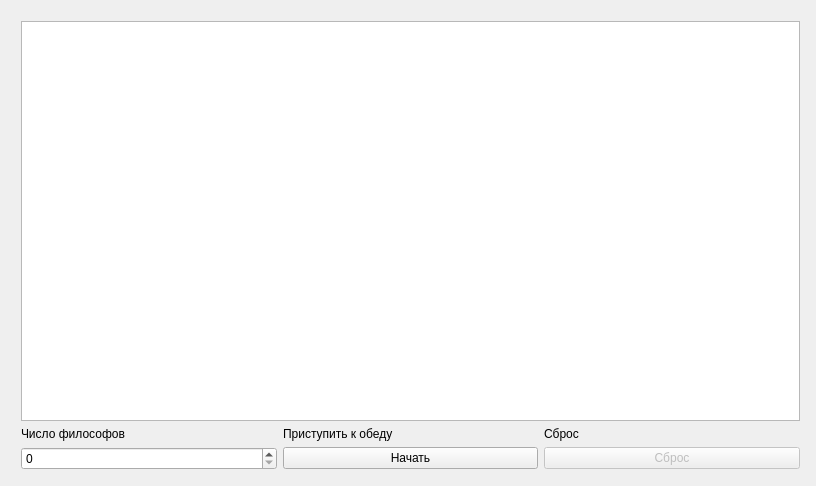
<?xml version="1.0" encoding="UTF-8"?>
<ui version="4.0">
 <class>Widget</class>
 <widget class="QWidget" name="Widget">
  <property name="geometry">
   <rect>
    <x>0</x>
    <y>0</y>
    <width>816</width>
    <height>486</height>
   </rect>
  </property>
  <property name="windowTitle">
   <string>Widget</string>
  </property>
  <widget class="QWidget" name="horizontalLayoutWidget">
   <property name="geometry">
    <rect>
     <x>10</x>
     <y>10</y>
     <width>801</width>
     <height>471</height>
    </rect>
   </property>
   <layout class="QHBoxLayout" name="horizontalLayout">
    <property name="sizeConstraint">
     <enum>QLayout::SetMinAndMaxSize</enum>
    </property>
    <item>
     <layout class="QVBoxLayout" name="verticalLayout_2">
      <item>
       <widget class="QTextEdit" name="textEdit">
        <property name="readOnly">
         <bool>true</bool>
        </property>
       </widget>
      </item>
      <item>
       <layout class="QVBoxLayout" name="verticalLayout_3">
        <item>
         <layout class="QHBoxLayout" name="horizontalLayout_2">
          <item>
           <widget class="QLabel" name="label_2">
            <property name="text">
             <string>Число философов</string>
            </property>
           </widget>
          </item>
          <item>
           <widget class="QLabel" name="label">
            <property name="text">
             <string>Приступить к обеду</string>
            </property>
           </widget>
          </item>
          <item>
           <widget class="QLabel" name="label_3">
            <property name="text">
             <string>Сброс</string>
            </property>
           </widget>
          </item>
         </layout>
        </item>
        <item>
         <layout class="QHBoxLayout" name="horizontalLayout_3">
          <item>
           <widget class="QSpinBox" name="spinBox"/>
          </item>
          <item>
           <widget class="QPushButton" name="pushButton">
            <property name="text">
             <string>Начать</string>
            </property>
            <property name="checkable">
             <bool>true</bool>
            </property>
           </widget>
          </item>
          <item>
           <widget class="QPushButton" name="pushButton_2">
            <property name="enabled">
             <bool>false</bool>
            </property>
            <property name="text">
             <string>Сброс</string>
            </property>
           </widget>
          </item>
         </layout>
        </item>
       </layout>
      </item>
     </layout>
    </item>
   </layout>
  </widget>
 </widget>
 <layoutdefault spacing="6" margin="11"/>
 <resources/>
 <connections/>
</ui>
